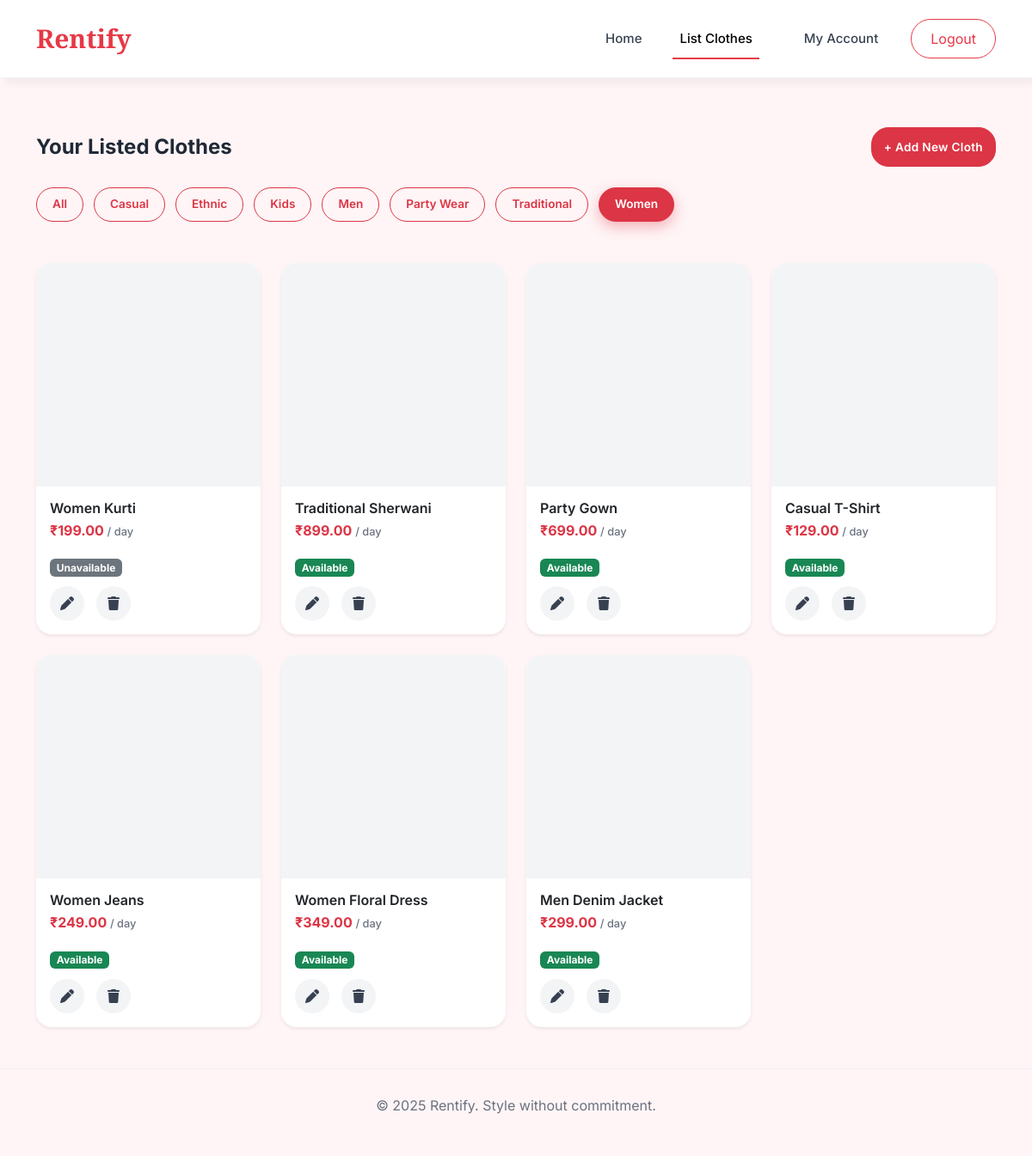
Screenshot of /seller/list/?category=2 (signed in) with the database file from the repository.
### app1/models.py (models this page shows, shortened)
class Category(models.Model):
    name = models.CharField(max_length=50, unique=True)
    slug = models.SlugField(max_length=60, unique=True)
    is_active = models.BooleanField(default=True)
    created_at = models.DateTimeField(auto_now_add=True)
    class Meta:
        verbose_name_plural = "Categories"
        ordering = ["name"]
    def __str__(self):
        return self.name

class Cloth(models.Model):
    CONDITION_CHOICES = [
        ("new", "New"),
        ("like_new", "Like New"),
        ("good", "Good"),
        ("fair", "Fair"),
    ]
    seller = models.ForeignKey(
        settings.AUTH_USER_MODEL,
        on_delete=models.CASCADE,
        related_name="listed_clothes"
    )
    categories = models.ManyToManyField(
        Category,
        related_name="clothes"
    )
    name = models.CharField(max_length=100)
    description = models.TextField(blank=True)
    image = models.ImageField(
        upload_to="clothes/",
        default="clothes/default.png"
    )
    quantity = models.PositiveIntegerField(default=1)
    rent_per_day = models.DecimalField(
        max_digits=8,
        decimal_places=2
    )
    condition = models.CharField(
        max_length=20,
        choices=CONDITION_CHOICES,
        default="good"
    )
    created_at = models.DateTimeField(auto_now_add=True)
    updated_at = models.DateTimeField(auto_now=True)
    @property
    def is_available(self):
        return self.quantity > 0

### app1/views.py (the view)
# urls.py: path("seller/list/", views.list_clothes, name="list_clothes"),
def list_clothes(request):
    if not request.user.is_authenticated:
        return render(request, "list_clothes.html")
    if not request.user.is_seller:
        messages.error(request, "Only sellers can list clothes.")
        return redirect("home")
    selected_category = request.GET.get("category", "all")
    clothes = (
        Cloth.objects
        .filter(seller=request.user)
        .prefetch_related("categories")
        .order_by("-created_at")
    )
    if selected_category != "all":
        clothes = clothes.filter(
            categories__id=selected_category
        ).distinct()
    if request.method == "POST":
        form = ClothForm(request.POST, request.FILES)
        if form.is_valid():
            cloth = form.save(commit=False)
            cloth.seller = request.user
            cloth.save()
            form.save_m2m()  # 🔑 REQUIRED
            messages.success(
                request, "Cloth listed successfully!"
            )
            return redirect("list_clothes")
        messages.error(
            request, "Please correct the errors below."
        )
    else:
        form = ClothForm()
    categories = Category.objects.filter(is_active=True)
    return render(request, "list_clothes.html", {
        "form": form,
        "clothes": clothes,
        "categories": categories,
        "selected_category": selected_category,
    })

### templates/list_clothes.html (shortened to what this page needs)
{% extends "base.html" %}
{% load static %}
{% block css %}
<link rel="stylesheet" href="{% static 'css/style.css' %}">
<link rel="stylesheet" href="{% static 'css/list.css' %}">
{% endblock css %}
{% block content %}
<div class="container py-5">
{% if not user.is_authenticated %}
<div class="text-center">
    <h1 class="fw-bold mb-3">List Your Clothes on Rentify</h1>
    <p class="text-muted mb-4">
        Earn money by renting your clothes to thousands of users.
    </p>
    <a href="{% url 'login' %}" class="btn btn-danger px-4 me-2">Login</a>
    <a href="{% url 'register' %}" class="btn btn-outline-danger px-4">
        Register as Seller
    </a>
</div>
{% else %}
<div class="d-flex justify-content-between align-items-center mb-4">
    <h4 class="fw-bold mb-0">Your Listed Clothes</h4>
    <button class="btn btn-danger"
            data-bs-toggle="modal"
            data-bs-target="#addClothModal">
        + Add New Cloth
    </button>
</div>
<div class="category-filter mb-4">
    <a href="?category=all"
       class="filter-pill {% if selected_category == 'all' %}active{% endif %}">
        All
    </a>
    {% for cat in categories %}
    <a href="?category={{ cat.id }}"
       class="filter-pill {% if selected_category == cat.id|stringformat:'s' %}active{% endif %}">
        {{ cat.name }}
    </a>
    {% endfor %}
</div>
<div class="row g-4 mt-2 cloth-grid">
{% for cloth in clothes %}
<div class="col-lg-3 col-md-4 col-sm-6">
    <div class="card cloth-card border-0 shadow-sm"
         data-bs-toggle="modal"
         data-bs-target="#viewClothModal{{ cloth.id }}">
       <div class="cloth-image-wrapper">
</div>
        <div class="card-body">
            <h6 class="cloth-title">{{ cloth.name }}</h6>
            <p class="cloth-price">
                ₹{{ cloth.rent_per_day }} <span>/ day</span>
            </p>
            {% if cloth.is_available %}
    <span class="badge availability-pill bg-success">
        Available
    </span>
{% else %}
    <span class="badge availability-pill bg-secondary">
        Unavailable
    </span>
{% endif %}
            <div class="card-actions"
                 onclick="event.stopPropagation();">
                <button title="Edit"
                        data-bs-toggle="modal"
                        data-bs-target="#editClothModal{{ cloth.id }}">
                    <i class="fa-solid fa-pen"></i>
                </button>
                <button title="Delete"
                        data-bs-toggle="modal"
                        data-bs-target="#deleteClothModal{{ cloth.id }}">
                    <i class="fa-solid fa-trash"></i>
                </button>
            </div>
        </div>
    </div>
</div>
{% empty %}
<div class="col-12 text-center text-muted">
    You haven’t listed any clothes yet.
</div>
{% endfor %}
</div>
{% endif %}
</div>
{% endblock %}

### static/css/style.css (style rules this page uses)
body { font-family: 'Inter', sans-serif; background-color: #fff5f6; color: #1f2937; line-height: 1.6; overflow-x: hidden; -webkit-font-smoothing: antialiased; -moz-osx-font-smoothing: grayscale; }
html, body { overflow-x: hidden; }

### static/css/list.css (style rules this page uses)
.btn-danger { height: 46px; border-radius: 10px; font-weight: 600; letter-spacing: 0.3px; }
.cloth-card { border-radius: 18px; overflow: hidden; cursor: pointer; background: #ffffff; transition: all 0.3s ease; }
.cloth-image-wrapper { position: relative; width: 100%; height: 260px; overflow: hidden; background: #f3f4f6; border-top-left-radius: 18px; border-top-right-radius: 18px; }
.cloth-card .card-body { padding: 16px; }
.cloth-title { font-size: 1rem; font-weight: 600; margin-bottom: 4px; }
.cloth-price { font-weight: 700; color: #dc3545; }
.cloth-price span { font-size: 0.8rem; font-weight: 500; color: #6b7280; }
.card-actions { display: flex; gap: 14px; margin-top: 10px; }
.card-actions button { border: none; background: #f3f4f6; width: 40px; height: 40px; border-radius: 50%; display: flex; align-items: center; justify-content: center; color: #374151; transition: all 0.2s ease; }
.btn-danger { border-radius: 20px; font-size: 0.85rem; padding: 6px 14px; }
.category-filter { display: flex; gap: 12px; flex-wrap: wrap; align-items: center; }
.filter-pill { padding: 8px 18px; border-radius: 999px; font-size: 0.85rem; font-weight: 600; text-decoration: none; border: 1.5px solid #dc3545; color: #dc3545; background: transparent; transition: all 0.25s ease; }
.filter-pill.active { background: #dc3545; color: #fff; box-shadow: 0 6px 16px rgba(220, 53, 69, 0.35); }

### rows the page displays
Category: name "Casual"
Category: name "Ethnic"
Category: name "Kids"
Category: name "Men"
Category: name "Party Wear"
Category: name "Traditional"
Category: name "Women"
Cloth: name "Women Kurti", rent_per_day "199.00", quantity "Unavailable"
Cloth: name "Traditional Sherwani", rent_per_day "899.00", quantity "Available"
Cloth: name "Party Gown", rent_per_day "699.00", quantity "Available"
Cloth: name "Casual T-Shirt", rent_per_day "129.00", quantity "Available"
Cloth: name "Women Jeans", rent_per_day "249.00", quantity "Available"
Cloth: name "Women Floral Dress", rent_per_day "349.00", quantity "Available"
Cloth: name "Men Denim Jacket", rent_per_day "299.00", quantity "Available"
